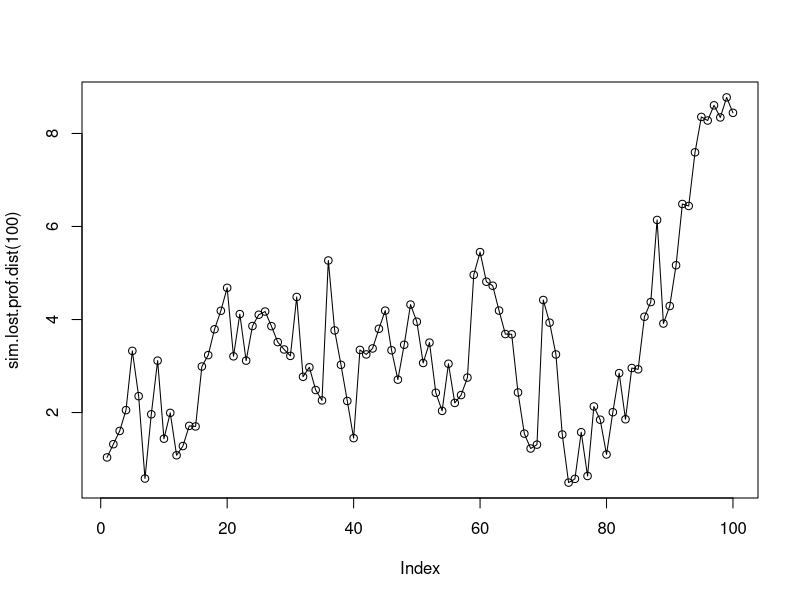

Generate this figure with R:
sim.lost.prof.dist <- function(n){
  lat <- 0
  long <- 0
  dist.vec <- c()
  for(i in 1:n){
    lat <- lat + rnorm(1, mean = 0, sd = 1)
    long <- long + rnorm(1, mean = 0, sd = 1)
    dist.to.origin <- sqrt((lat*lat) + (long*long))
    dist.vec <- c(dist.vec, dist.to.origin)
  }
  return(dist.vec)
}
plot(sim.lost.prof.dist(100),type="o")